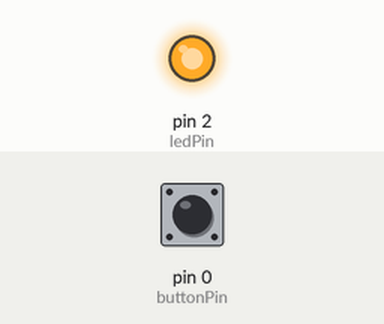
Simulated run of this sketch. Board: Arduino Uno, built with avr-gcc and run on an emulated ATmega328P. On the bench: output pins drawn as LEDs (lit = HIGH). The inputs (shaded band) are chosen by the test bench; at power-on: pin 0 (buttonPin) HIGH.

Above: at 1.2 s.
1.3 s: pin 0 (buttonPin) pulled LOW for 0.15 s
At 1.37 s:
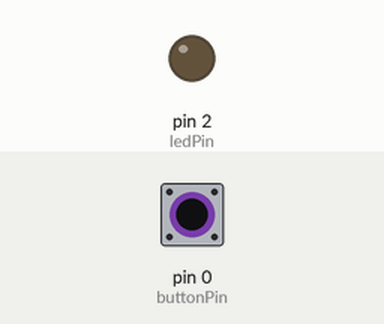
2.9 s: pin 0 (buttonPin) pulled LOW for 3.2 s
At 7.1 s:
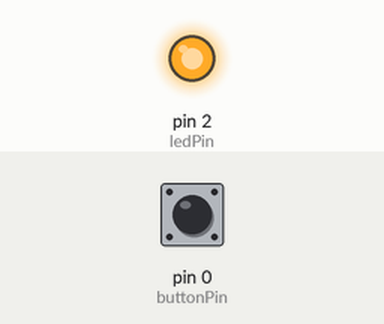
Timing chart, 0 to 8.6 s (numbered marks = the images above; inputs shaded):
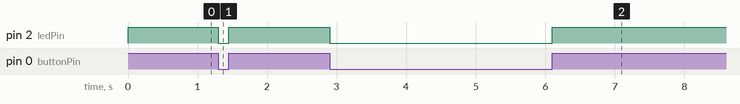

The sketch:

Button-Controlled_LED.ino
```cpp
const int ledPin = 2;
const int buttonPin = 0;

void setup() {
  pinMode(ledPin, OUTPUT);
  pinMode(buttonPin, INPUT_PULLUP);
}

void loop() {
  int buttonState = digitalRead(buttonPin);

  if (buttonState == LOW) {
    digitalWrite(ledPin, LOW);
  } else {
    digitalWrite(ledPin, HIGH);
  }
}
```

Measured:
- after the input at 1.3 s, pin 2 (ledPin): HIGH → LOW at once, → HIGH 0.15 s later
- after the input at 2.9 s, pin 2 (ledPin): HIGH → LOW at once, → HIGH 3.2 s later
